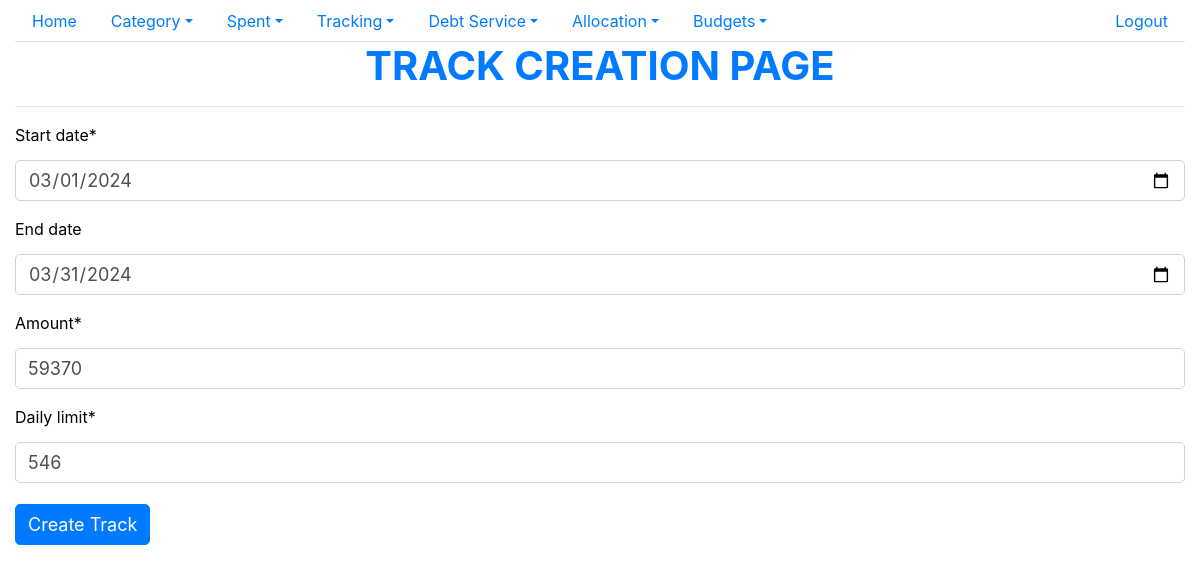
/updatetrack/37 (signed in), run on the app's committed database.
### spent/models.py (models this page shows, shortened)
class Track(models.Model):
    start_date = models.DateField()
    end_date = models.DateField(null=True,blank=True)
    amount = models.IntegerField()
    daily_limit = models.IntegerField(default=0)
    voided = models.IntegerField(default=0)
    user_id = models.ForeignKey(settings.AUTH_USER_MODEL,on_delete=models.CASCADE)
    date_created = models.DateTimeField(auto_now_add=True)
    date_updated = models.DateTimeField(auto_now=True)
    class Meta:
        ordering =["-start_date"]

### spent/views.py (the view)
# urls.py: path('updatetrack/<int:pk>',views.UpdateTrackView.as_view(),name="update_track"),
class UpdateTrackView(LoginRequiredMixin,UpdateView):
    model = Track
    template_name = "spent/create_track.html"
    form_class = TrackForm
    login_url = settings.LOGIN_URL
    success_url = "/"
    pk_url_kwarg = "pk"

### spent/forms.py
class TrackForm(forms.ModelForm):
    class Meta:
        model = Track
        exclude=['voided','user_id','date_created','date_updated']
        widgets={
            'start_date':forms.DateInput(attrs={'type':'date','class':'form-control form-group'}),
            'end_date': forms.DateInput(attrs={'type': 'date','class':'form-control form-group'}),
            'amount': forms.NumberInput(attrs={'class':'form-control form-group'}),
            'daily_limit': forms.NumberInput(attrs={'class':'form-control form-group'}),
        }

### spent/templates/spent/create_track.html (shortened to what this page needs)
{% extends "base.html" %}
{% load crispy_forms_tags %}
{% block content %}
<h1 class="text-center text-primary font-weight-bold">TRACK CREATION PAGE</h1>
<hr/>
<form action="" method="post">
    {{form | crispy}}
    <button class="btn btn-primary" type="submit">Create Track</button>
</form>
{% endblock content %}

### static/spent/main.css (style rules this page uses)
body { color: #000; overflow-x: hidden; height: 100%; background-repeat: no-repeat; background-size: 100% 100% }
input, textarea, button { padding: 8px 15px; border-radius: 5px !important; margin: 5px 0px; box-sizing: border-box; border: 1px solid #ccc; font-size: 18px !important; font-weight: 300 }

### data on the page
Track: start_date "03/01/2024", end_date "03/31/2024", amount "59370", daily_limit "546"
